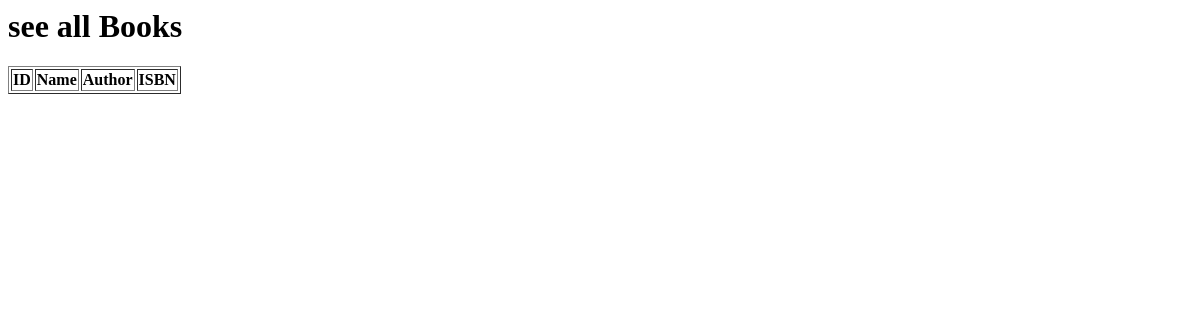
The app's page /gettAllBooks/, older data.
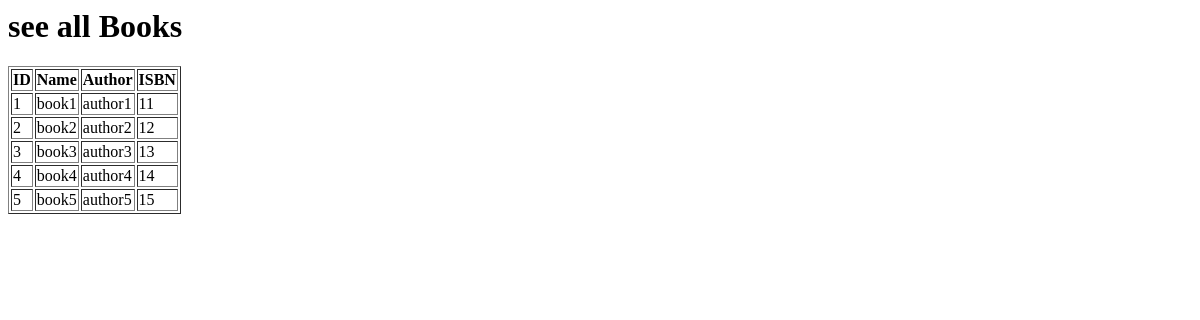
The same page, newer data.
### library/models.py (models this page shows)
class Book(models.Model):
    name = models.CharField(max_length=200)
    author = models.CharField(max_length=200)
    isbn = models.PositiveIntegerField(null=True)

### library/views.py (the view)
# urls.py: path("gettAllBooks/", views.getAllBooks, name="getAllBooks"),
def getAllBooks(request):
    query_set = models.Book.objects.all()
    for book in query_set:
        print(book)
    return render(request, "getAllBooks.html", {"Books": query_set})

### library/templates/getAllBooks.html (shortened to what this page needs)
<thml>
    <head>
    </head>
    <body>
        <h1>see all Books</h1>
        <table border="1">
            <thead>
                <th>ID</th>
                <th>Name</th>
                <th>Author</th>
                <th>ISBN</th>
            </thead>
            {% for Book in Books %}
            <tr>
            <td>{{Book.id}}</td>
            <td>{{Book.name}}</td>
            <td>{{Book.author}}</td>
            <td>{{Book.isbn}}</td>
            </tr>
            {% endfor %}
        </table>
    </body>
</html>

Row changes from the older to the newer data that the page shows:
added Book: id "1", name "book1", author "author1", isbn "11"
added Book: id "2", name "book2", author "author2", isbn "12"
added Book: id "3", name "book3", author "author3", isbn "13"
added Book: id "4", name "book4", author "author4", isbn "14"
added Book: id "5", name "book5", author "author5", isbn "15"
